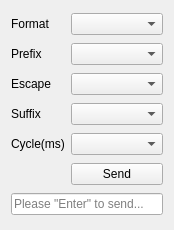
<?xml version="1.0" encoding="UTF-8"?>
<ui version="4.0">
 <class>UserInputUi</class>
 <widget class="QWidget" name="UserInputUi">
  <property name="geometry">
   <rect>
    <x>0</x>
    <y>0</y>
    <width>174</width>
    <height>230</height>
   </rect>
  </property>
  <property name="windowTitle">
   <string notr="true">Form</string>
  </property>
  <layout class="QGridLayout" name="gridLayout">
   <item row="0" column="0">
    <widget class="QLabel" name="label_2">
     <property name="sizePolicy">
      <sizepolicy hsizetype="Fixed" vsizetype="Preferred">
       <horstretch>0</horstretch>
       <verstretch>0</verstretch>
      </sizepolicy>
     </property>
     <property name="text">
      <string>Format</string>
     </property>
    </widget>
   </item>
   <item row="0" column="1">
    <widget class="QComboBox" name="comboBoxFormat"/>
   </item>
   <item row="1" column="0">
    <widget class="QLabel" name="label">
     <property name="sizePolicy">
      <sizepolicy hsizetype="Fixed" vsizetype="Preferred">
       <horstretch>0</horstretch>
       <verstretch>0</verstretch>
      </sizepolicy>
     </property>
     <property name="text">
      <string>Prefix</string>
     </property>
    </widget>
   </item>
   <item row="1" column="1">
    <widget class="QComboBox" name="comboBoxPrefix"/>
   </item>
   <item row="2" column="0">
    <widget class="QLabel" name="label_4">
     <property name="sizePolicy">
      <sizepolicy hsizetype="Fixed" vsizetype="Preferred">
       <horstretch>0</horstretch>
       <verstretch>0</verstretch>
      </sizepolicy>
     </property>
     <property name="text">
      <string>Escape</string>
     </property>
    </widget>
   </item>
   <item row="2" column="1">
    <widget class="QComboBox" name="comboBoxEscape"/>
   </item>
   <item row="3" column="0">
    <widget class="QLabel" name="label_3">
     <property name="sizePolicy">
      <sizepolicy hsizetype="Fixed" vsizetype="Preferred">
       <horstretch>0</horstretch>
       <verstretch>0</verstretch>
      </sizepolicy>
     </property>
     <property name="text">
      <string>Suffix</string>
     </property>
    </widget>
   </item>
   <item row="3" column="1">
    <widget class="QComboBox" name="comboBoxSuffix"/>
   </item>
   <item row="4" column="0">
    <widget class="QLabel" name="label_5">
     <property name="sizePolicy">
      <sizepolicy hsizetype="Fixed" vsizetype="Preferred">
       <horstretch>0</horstretch>
       <verstretch>0</verstretch>
      </sizepolicy>
     </property>
     <property name="text">
      <string>Cycle(ms)</string>
     </property>
    </widget>
   </item>
   <item row="4" column="1">
    <widget class="QComboBox" name="comboBoxTiming"/>
   </item>
   <item row="5" column="1">
    <widget class="QPushButton" name="pushButtonSend">
     <property name="text">
      <string>Send</string>
     </property>
    </widget>
   </item>
   <item row="6" column="0" colspan="2">
    <widget class="QLineEdit" name="lineEditInput">
     <property name="placeholderText">
      <string>Please &quot;Enter&quot; to send...</string>
     </property>
    </widget>
   </item>
  </layout>
 </widget>
 <resources/>
 <connections/>
</ui>
